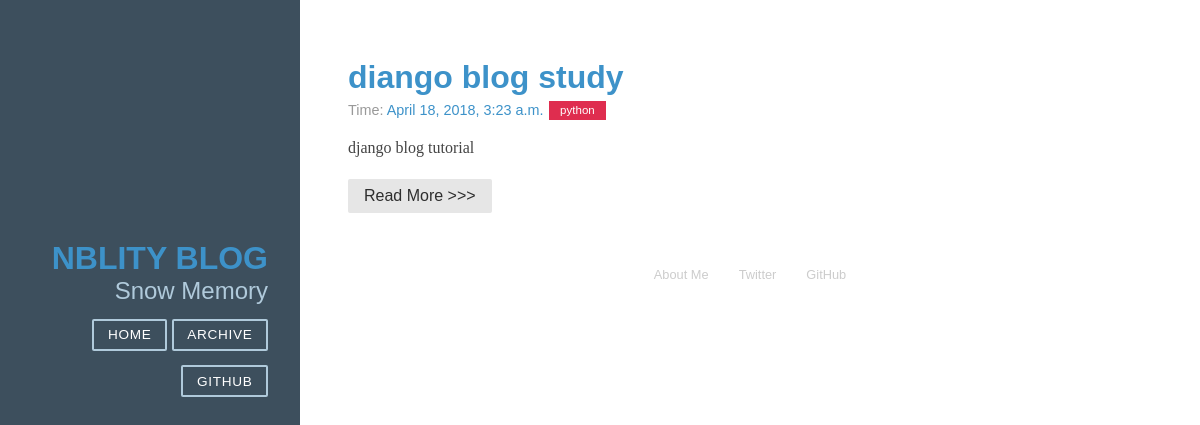
The app's page /, older data.
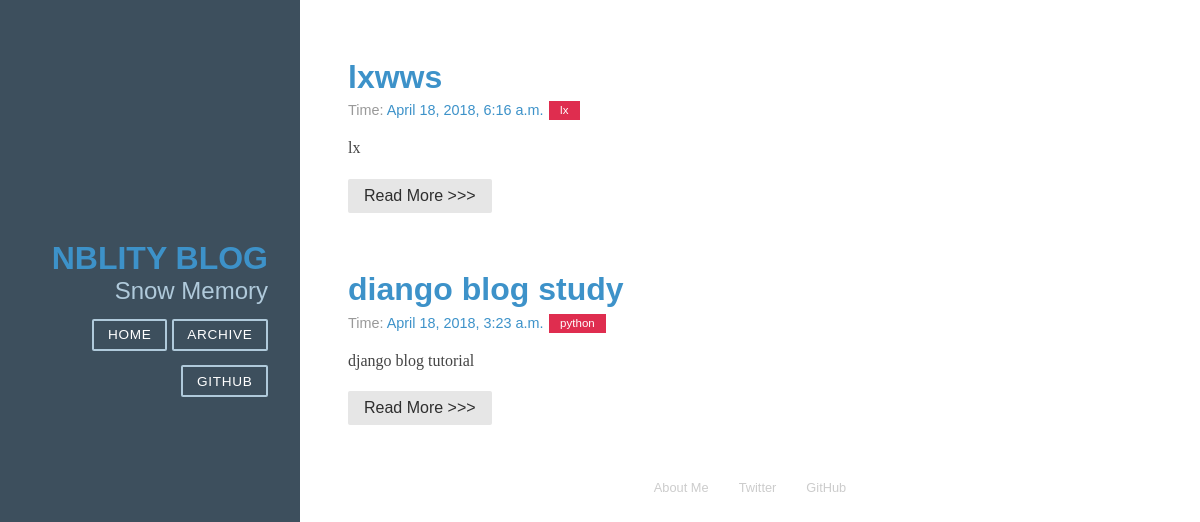
The same page, newer data.
### article/models.py (models this page shows, shortened)
class Article(models.Model):
    title = models.CharField(max_length = 100)#博客题目
    category = models.CharField(max_length = 50)#博客标签
    date_time = models.DateTimeField(auto_now_add=True)#博客日期
    content = models.TextField(blank=True,null=True) #博客文章正文
    class Meta:
        ordering = ['-date_time']

### article/views.py (the view)
# urls.py: 2. Add a URL to urlpatterns:  path('', views.home, name='home')
def home(request):
    post_list = Article.objects.all()
    return render(request, 'home.html', {'post_list':post_list})
    return HttpResponse("hello world,django")

### article/templatetags/custom_markdown.py (called while the page is built)
@register.filter(is_safe=True)  #注册template filter
@stringfilter  #希望字符串作为参数
def custom_markdown(value):
    return mark_safe(markdown.markdown(value,
        extensions = [
                        'markdown.extensions.extra',
                        'markdown.extensions.codehilite',
                        'markdown.extensions.toc'
                      ],
                                       safe_mode=True,
                                       enable_attributes=False))

### templates/home.html
{% extends "base.html" %}
{%load custom_markdown%}
{% block content %}
<div class="posts">
    {% for post in post_list %}
        <section class="post">
            <header class="post-header">
                <h2 class="post-title">
                	<a href="{%url 'detail' id=post.id %}">
                		{{ post.title }}
                	</a>
                </h2>
                <p class="post-meta">
                    Time:  <a class="post-author" href="#">
                    			{{ post.date_time}}
                    	   </a>
                     	   <a class="post-category post-category-js" href="#">
                     	   		{{ post.category }}
                     	   </a>
                </p>
            </header>
            <div class="post-description">
                <p>
                    {{ post.content|custom_markdown}}
                </p>
            </div>
            <a class="pure-button" href="{%url 'detail' id=post.id%}">
            	Read More >>>
            </a>
        </section>
    {% endfor %}
</div>
{% endblock %}

Row changes from the older to the newer data that the page shows:
added Article: title "lxwws", date_time "April 18, 2018, 6:16 a.m.", category "lx", content|custom_markdown "lx"
